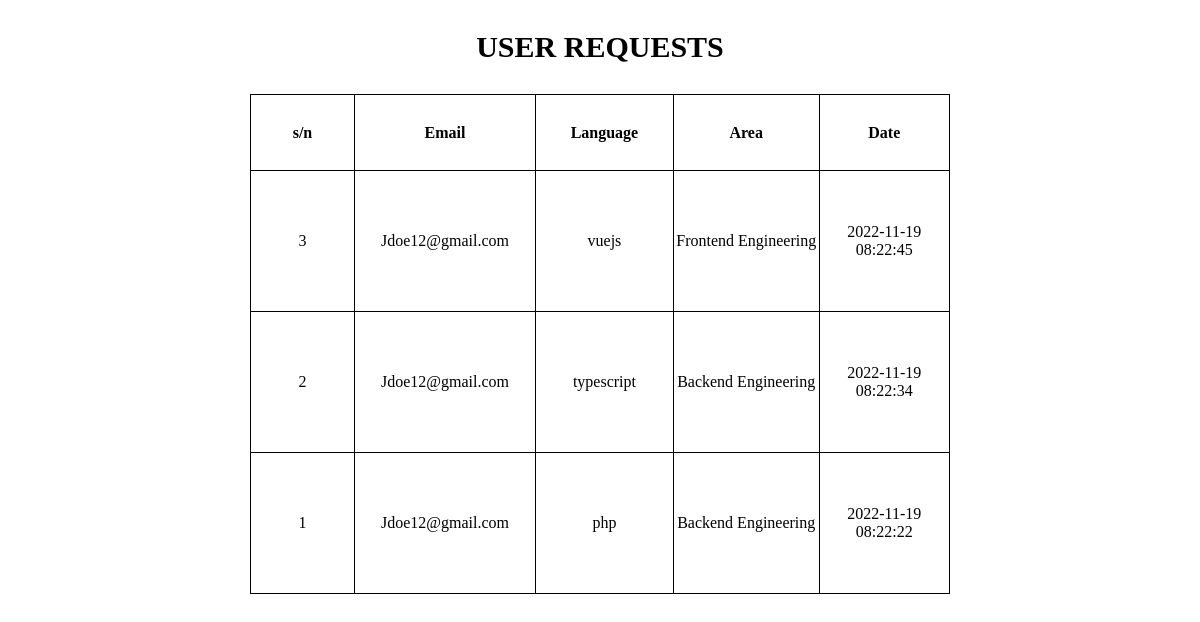
The page /admin/request.php on the database its author committed.
### tables this page shows
CREATE TABLE `booking` (
  `user_id` int(11) NOT NULL,
  `email` varchar(100) NOT NULL,
  `language` varchar(200) NOT NULL,
  `area` varchar(200) NOT NULL,
  `date` timestamp NOT NULL DEFAULT current_timestamp() ON UPDATE current_timestamp()
);

### admin/request.php (the view, shortened to what this page needs)
<?php include "../config/connect.php";
?>
<!DOCTYPE html>
<html lang="en">
<head>
</head>
<body>
    <h1>USER REQUESTS</h1>
    <table>
        <tr>
            <th>s/n</th>
            <th>Email</th>
            <th>Language</th>
            <th>Area</th>
            <th>Date</th>
        </tr>
        <?php
        $sql = "select * from `booking` order by date desc";
        $result = mysqli_query($con,$sql);
        while($row = mysqli_fetch_assoc($result)){
            $id = $row['user_id'];
            $lang = $row['language'];
            $area = $row['area'];
            $date = $row['date'];
            $email = $row['email'];
            echo "
            <tr>
            <td> $id </td>
            <td> $email</td>
            <td> $lang</td>
            <td> $area </td>
            <td> $date </td>
            </tr>
            ";
        }
        ?>
    </table>
</body>
</html>

### admin/request.php (style rules this page uses)
h1 { text-align:center; font-size:30px; font-weight:bolder; padding:10px 0 ; }
table { width:700px; height:500px; margin:auto; border:1px solid black; border-collapse:collapse; }
th,td { border:1px solid black; width:300px; text-align:center; }

### rows shown on the page
booking: user_id "3", email "Jdoe12@gmail.com", language "vuejs", area "Frontend Engineering", date "2022-11-19 08:22:45"
booking: user_id "2", email "Jdoe12@gmail.com", language "typescript", area "Backend Engineering", date "2022-11-19 08:22:34"
booking: user_id "1", email "Jdoe12@gmail.com", language "php", area "Backend Engineering", date "2022-11-19 08:22:22"
